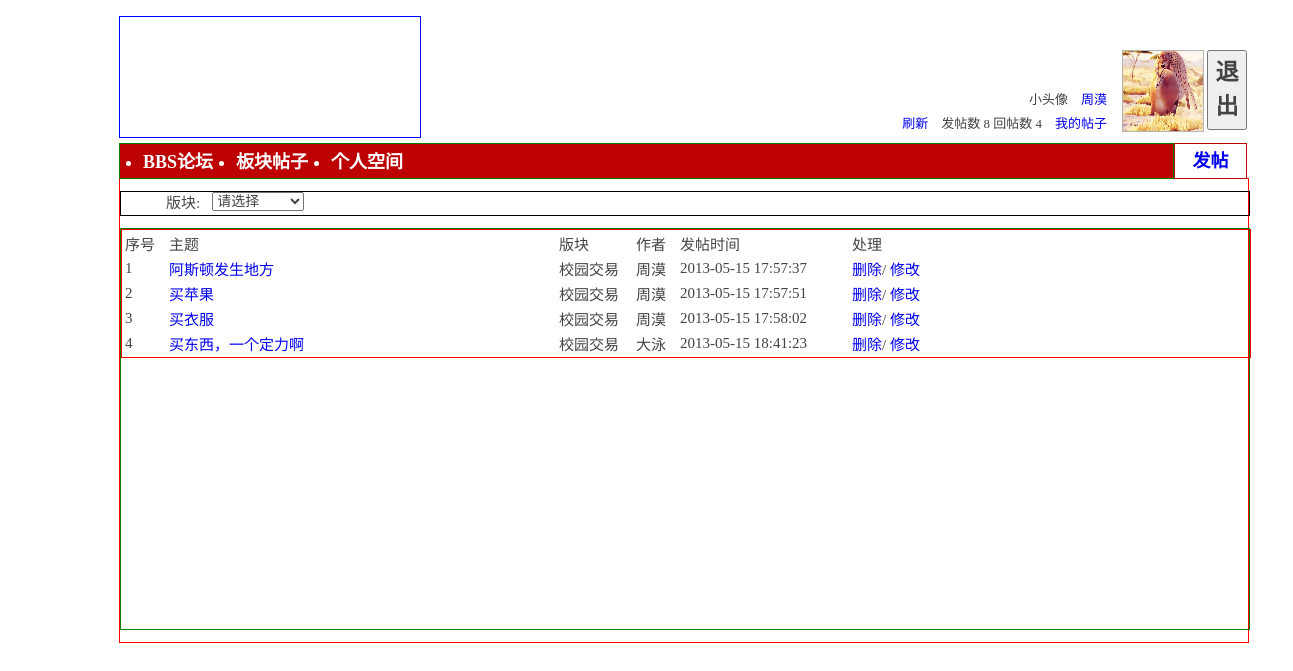
Page /fd_bbs/faces/PlateHandle.php?plate_name=校园交易 (signed in) on the committed database.
### tables this page shows
CREATE TABLE IF NOT EXISTS `title` (
  `title_id` bigint(20) NOT NULL AUTO_INCREMENT,
  `plate_name` varchar(32) NOT NULL,
  `auther` varchar(32) NOT NULL,
  `theme` varchar(128) NOT NULL,
  `content` text NOT NULL,
  `title_time` datetime NOT NULL,
  PRIMARY KEY (`title_id`),
  KEY `ti1` (`plate_name`),
  KEY `ti2` (`auther`)
);

### fd_bbs/faces/PlateHandle.php (the view, shortened to what this page needs)
<html>
<head>
<link rel="stylesheet" type="text/css" href="css/PlateHandle.css"/>
</head>
<body>
<?php
	$grade=$_SESSION['grade'];
	$username=$_SESSION['username'];
	$whichPlate=$_SESSION['whichPlate'];
	$pic=$_SESSION['pic'];
	$plate_name=$_GET['plate_name'];
	require_once '../PhpBackstage/Sql_handle.php';
	$sql=new SqlTool();
	$sentence_area="select theme,plate_name,auther,title_time,title_id from title where plate_name='".$plate_name."'";
	$res=$sql->dql_handle($sentence_area);
	$cols=mysql_num_fields($res);
	$ct_shenghuo="select plate_name from plate";
	$ress=$sql->dql_handle($ct_shenghuo);
	$of_title="select title_id from title where auther='".$username."'";
	$of_replytitle="select reply_id from reply_title where reply_people='".$username."'";
	$res_numof_title=$sql->dql_handle($of_title);
	$res_numof_replytitle=$sql->dql_handle($of_replytitle);
	$numof_title=mysql_num_rows($res_numof_title);
	$numof_replytitle=mysql_num_rows($res_numof_replytitle);
?>
<div class="main">
	<div class="div1">
		<div class="head_pic"></div>
		<div class="head_user">
			<div>
				<form action="../PhpBackstage/quit.php" method="post">
					<button  class="quit" title="返回登录">退出</button>
				</form>
			</div>
			<div class="user_pic"><a href="UserSpace.php">
			<?php
				if($pic=="no")
				{
					echo "<img src=\"../imges/1.jpg\" style=\"width:100%;height:100%\"/>";
				}
				else
				{
					echo "<img src=\"$pic\"style=\"width:100%;height:100%\"/>";
				}
			?>
			</a></div>
			<div class="user_info">
				<div class="user_info1"><span>小头像　<a href="UserSpace.php"><?php echo "$username";?></a></span></div>
				<div class="user_info2"><span><a href="MainPage.php">刷新　</a></span><span>发帖数&nbsp;<?php echo $numof_title;?></span>
				<span>回帖数&nbsp;<?php echo $numof_replytitle;?>　</span><a href="UserSpace.php"><span>我的帖子</span></a></div>
			</div>
		</div>
	</div>
	<div class="div2">
		<div class="trabecula">
			<ul>
			<li><a href="MainPage.php" title="首页"><span>BBS论坛</span></a></li>
			<li><a href="PlateHandle.php?plate_name=<?php echo $whichPlate;?>"title="版块帖子"><span>板块帖子</span></a></li>
			<li><a href="UserSpace.php" title="个人空间"><span>个人空间</span></a></li>
			</ul>
		</div>
		<div class="post_message"><a href="PostMessage.php"><span>发帖</span></a></div>
	</div>
	<div class="div3">
		<div class="theme">
			<span style="float:left;margin-left:45px;margin-right:12px;font-size:15px">版块:</span>
			<?php
				echo "<select onchange=\"cha(this.options[this.options.selectedIndex].value)\">";
				echo "<option value=\"\">请选择</option>";
				for($i=0;$i<$row=mysql_fetch_row($ress);$i++)
				{
					if($row[0]=="")
					{
						continue;
					}
				}
				echo "</select>";
			?>
		</div>
		<div class="message">
		<?php
			echo "<table style=\"table-layout:fixed;border:1px solid red;font-size:15px;width:1130px;display:block\">";
					echo "<tr>";
					for($i=-1;$i<=$cols;$i++)
					{
						switch($i)
						{
							case '-1':
								echo "<td style=\"width:40px;\">序号</td>";
								break;
							case '0':
								echo "<td style=\"width:386px;\">主题</td>";
								break;
							case '1':
								echo "<td style=\"width:73px;\">版块</td>";
								break;
							case '2':
								echo "<td style=\"width:40px;\">作者</td>";
								break;
							case '3':
								echo "<td style=\"width:168px;\">发帖时间</td>";
								break;
							case '4':
									if($grade=="管理员"||($whichPlate==$plate_name))
									{
										echo "<td style=\"width:100px;\">处理</td>";
										break;
									}
						}
					}
					echo "</tr>";
					for($i=1;$i<=$row=mysql_fetch_row($res);$i++)
					{
						echo "<tr>";
						for($j=-1;$j<$cols;$j++)
						{
							if($j==-1)
							{
								echo "<td>$i</td>";
							}
							else if($j!=($cols-1))
							{
								if($j==0)
								{
									echo "<td style=\"overflow:hidden;white-space:nowrap;\">";
									echo "<a href=\"SomeMessage.php?id=$row[4]&page=0&numofpage=0&endnum=0\">$row[$j]</a>";
									echo "</td>";
								}
								else
								{
									echo "<td>$row[$j]</td>";
								}
							}
							else
							{
								if($grade=="管理员"||($grade=="版主"&&$whichPlate==$plate_name))
								{
									echo "<td><a href=\"../PhpBackstage/Self_info_handle.php?post_reply=1&id=$row[$j]\">删除</a>/
									<a href=\"Self_tiezi_change.php?post_reply=1&id=$row[$j]\">修改</a></td>";
								}
							}
						}
						echo "</tr>";
					}
					echo "</table>";
				?>
		</div>
	</div>
</div>
</body>
</html>

### fd_bbs/faces/css/PlateHandle.css (style rules this page uses)
body, input, button, select, textarea { font: 12px/1.5 Tahoma,'Microsoft Yahei','Simsun'; font-family: Tahoma, 'Microsoft Yahei', Simsun; font-size: 14px; font-style: normal; font-variant: normal; font-weight: normal; line-height: 1.5; color: #444; }
body { padding:0px; }
body, ul, li { padding-left: 0px; }
a { text-decoration:none; }
.main { // border:1px solid red; width:1200; height:auto; margin-left:75px; margin-right:74px; }
.div1 { margin-top:12px; height:130px; }
.user_info { //border:1px solid red; width:223px; height:80px; float:right; }
.user_info,.user_pic,.quit { margin-top:20px; }
.user_info1 { margin-top:40px; width:auto; height:12px; float:right; }
.user_info2 { margin-top:12px; width:auto; float:right; }
.user_info1,.user_info2 { margin-right:12px; font-size:13px; }
.user_pic { margin-left:3px; float:right; width:80px; height:80px; border:1px solid #B4B4B4; }
.quit { font-size:23px; font-weight:bold; font-family:'华文新魏'; //border:1px solide red; width:40px; height:80px; margin-left:3px; margin-bottom:0px; float:right; }
.div2 { margin-top:1px; height:34px; //border:1px solid #B4B4B4; }
.div3 { margin-top:1px; height:400px; border:1px solid red; }
.div1,.div2,.div3,.div4 { //border:1px solid red; width:94%; margin-left:3%; margin-right:3%; }
.head_pic { width:300px; height:120px; margin-top:4px; margin-bottom:4px; border:1px solid blue; float:left; }
.head_user { //border:1px solid red; width:430px; height:120px; margin-top:4px; margin-bottom:4px; float:right; }
.trabecula { border:1px solid green; width:1053px; height:100%; background:#BD0000; float:left; }
.trabecula li { float:left; line-height:8px; margin-left:23px; color:white; }
.trabecula a { color:white; }
.post_message { border:1px solid #BD0000; //color:black; float:right; width:71px; height:100%; line-height:34px; text-align:center; }
.post_message,.trabecula li { font-size:18px; font-weight:bold; }
.div3 { height:auto; }
.theme { margin-top:12px; border:1px solid black; width:100%; height:23px; }
.message { margin-top:12px; margin-bottom:12px; border:1px solid green; width:100%; height:400px; }

### rows in the picture
title: theme "阿斯顿发生地方", plate_name "校园交易", auther "周漠", title_time "2013-05-15 17:57:37"
title: theme "买苹果", plate_name "校园交易", auther "周漠", title_time "2013-05-15 17:57:51"
title: theme "买衣服", plate_name "校园交易", auther "周漠", title_time "2013-05-15 17:58:02"
title: theme "买东西，一个定力啊", plate_name "校园交易", auther "大泳", title_time "2013-05-15 18:41:23"

### other values in the picture
$username "周漠"
$numof_title "8"
$numof_replytitle "4"
